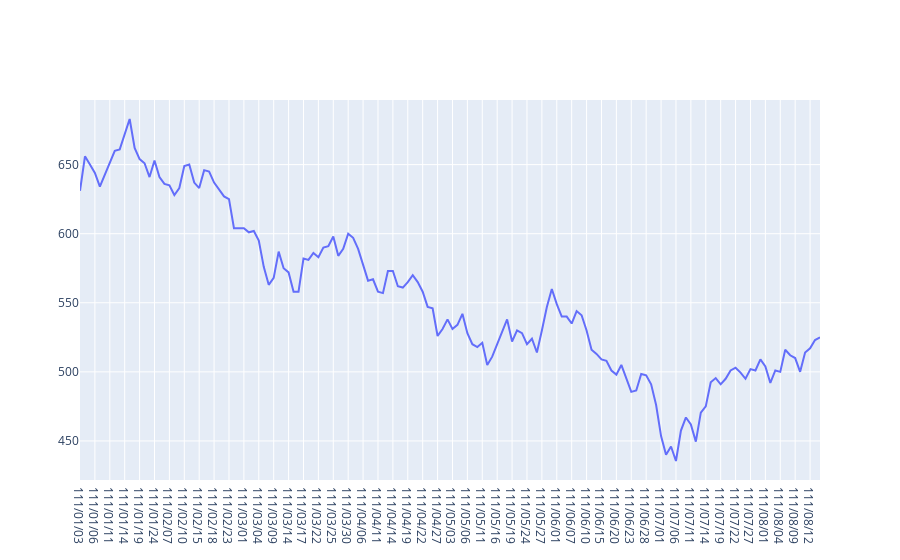

The cell this chart's notebook holds for it:
### Code cell
fig = go.Figure(data = go.Scatter(x = stock['Date'] , y = stock['Close'] , mode = 'lines'))
fig.show()

### Figure 1 — Plotly figure (JSON) as saved in the notebook; plotly's stock layout.template omitted (floating-point values rounded to 4 significant figures; data arrays with more than 128 entries replaced by an {"elided": "..."} marker saying what was removed)
{"data": [{"mode": "lines", "type": "scatter", "x": {"elided": "150 str values"}, "y": {"elided": "150 float values"}}], "layout": {}}
